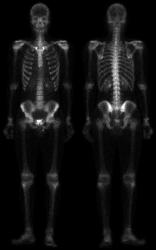
#> input picture week3/w3data/xray1.tif, 156 x 250 px, shrunk from 1026 x 1641 before the run
$ python Linvimage.py
#> lines starting #> are read from the running program, lines starting #| are printed output that depends on the picture
"""
Created by Dr. Mufleh Al-Shatnawi
Copyright (c) 2021 Dr. Mufleh Al-Shatnawi. All rights reserved.

Read an image and perform pixel transformation
Inverse in grayscale image

"""
import cv2

import numpy as np

if __name__ == '__main__':

    imggraysrc = cv2.imread("./w3data/xray1.tif", cv2.IMREAD_REDUCED_GRAYSCALE_4)
#> imggraysrc is the input picture: shape (250, 156); min 0, max 254, mean 17.1
    print(imggraysrc.shape)
#| (250, 156)
    cv2.imshow('Gray image', imggraysrc)
    newimg = imggraysrc.copy()
    ### s= L-1-r
    newimg =  cv2.addWeighted(newimg, -1, newimg,0, 255)
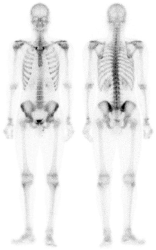
#> newimg: shape (250, 156); min 1, max 255, mean 237.9
    cv2.imshow('Inv image', newimg)

    cv2.waitKey(0)
    cv2.destroyAllWindows()

$ run again, with week3/w3data/moon.tif copied over week3/w3data/xray1.tif
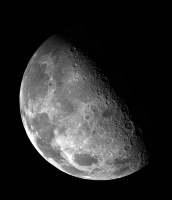
#> input picture week3/w3data/moon.tif, 172 x 200 px
#> imggraysrc is the input picture: shape (200, 172); min 0, max 255, mean 42.7
#| (200, 172)
#> `newimg =  cv2.addWeighted(newimg, -1, newimg,0, 255)`:
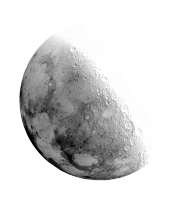
#> newimg: shape (200, 172); min 0, max 255, mean 212.3

$ run again, with week3/w3data/darkbook.png saved as week3/w3data/xray1.tif
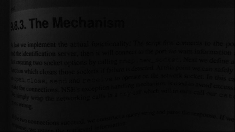
#> input picture week3/w3data/darkbook.png, 235 x 132 px
#> imggraysrc is the input picture: shape (132, 235); min 0, max 47, mean 13.5
#| (132, 235)
#> `newimg =  cv2.addWeighted(newimg, -1, newimg,0, 255)`:
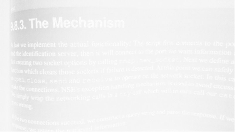
#> newimg: shape (132, 235); min 208, max 255, mean 241.5
